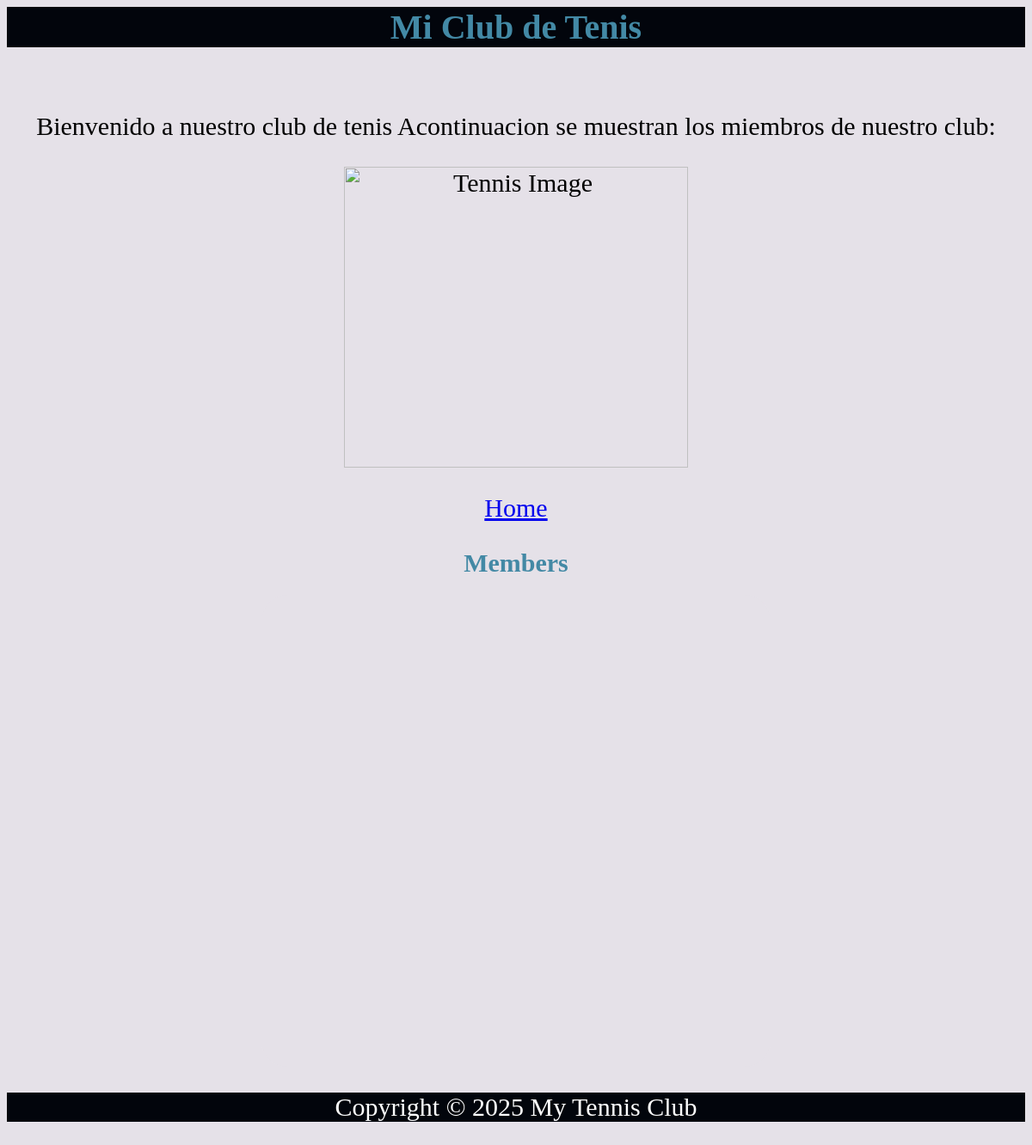
Before: /members/ with the older database file.
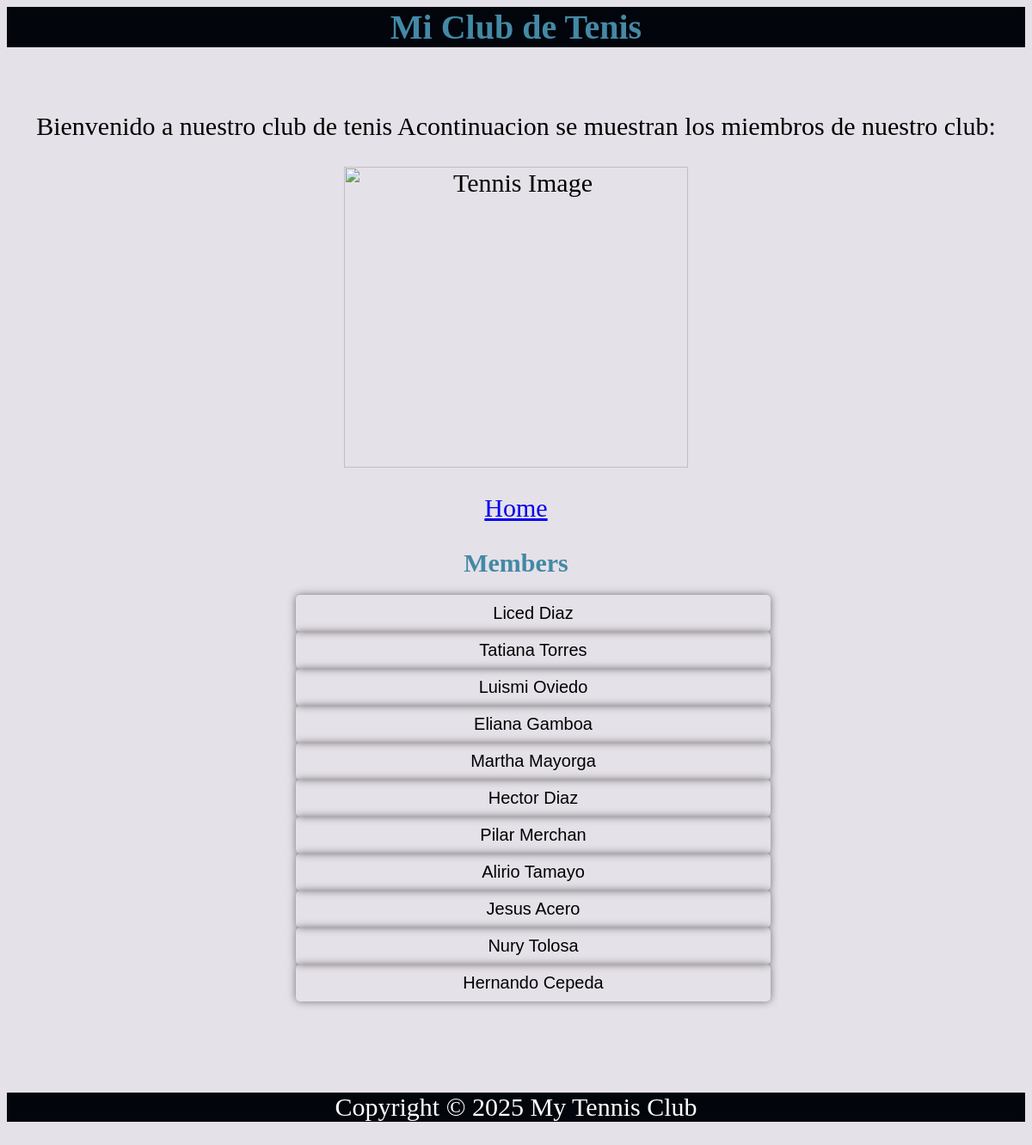
After: the same page with the newer database file.
### members/models.py (models this page shows, shortened)
class Member(models.Model):
    firstname = models.CharField(max_length=255)
    lastname = models.CharField(max_length=255)
    phone =models.IntegerField(null=True)
    joined_date = models.DateField(null=True)
    gender=models.CharField(max_length=255,null=True)
    birthday=models.DateField(null=True)
    email=models.EmailField(max_length=255,null=True)

### members/views.py (the view)
# urls.py: path('members/', views.members, name='members'),
def members(request):
    mymembers = Member.objects.all().values()
    template = loader.get_template('all_members.html')
    context = {
        'mymembers': mymembers,
    }
    return HttpResponse(template.render(context, request))

### members/templates/all_members.html (shortened to what this page needs)
{% extends "master.html" %}
{% block content %}
    <p><a href="/">Home</a></p>
    <h1 class="members">Members</h1>
<div class="container">
<ul>
    {% for x in mymembers %}
    <li><a href="details/{{ x.id }}">{{ x.firstname }} {{ x.lastname }}</a></li>
    {% endfor %}
</ul>
</div>
{% endblock %}

Changed rows visible on the page:
added Member: firstname "Liced", lastname "Diaz"
added Member: firstname "Tatiana", lastname "Torres"
added Member: firstname "Luismi", lastname "Oviedo"
added Member: firstname "Eliana", lastname "Gamboa"
added Member: firstname "Martha", lastname "Mayorga"
added Member: firstname "Hector", lastname "Diaz"
added Member: firstname "Pilar", lastname "Merchan"
added Member: firstname "Alirio", lastname "Tamayo"
added Member: firstname "Jesus", lastname "Acero"
added Member: firstname "Nury", lastname "Tolosa"
added Member: firstname "Hernando", lastname "Cepeda"
